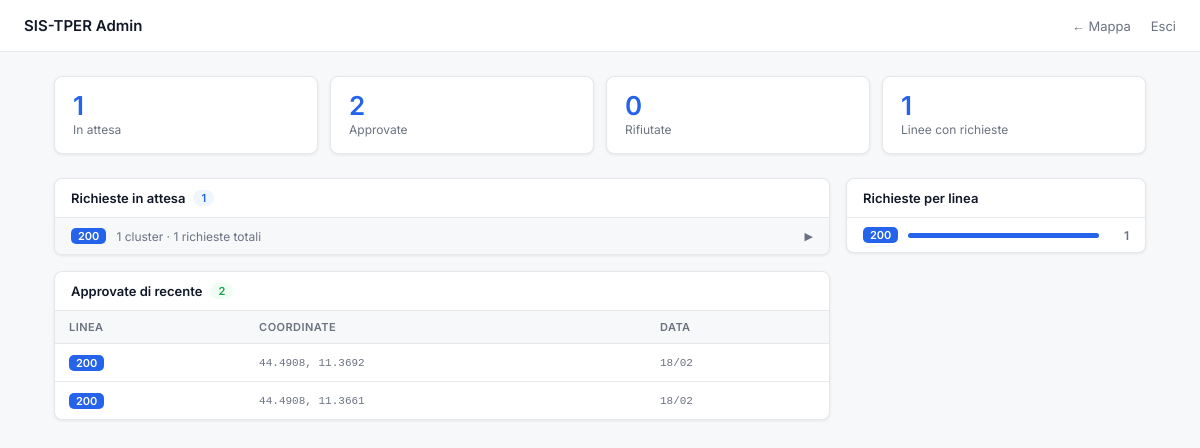
The app's page /admin/dashboard (signed in), older data.
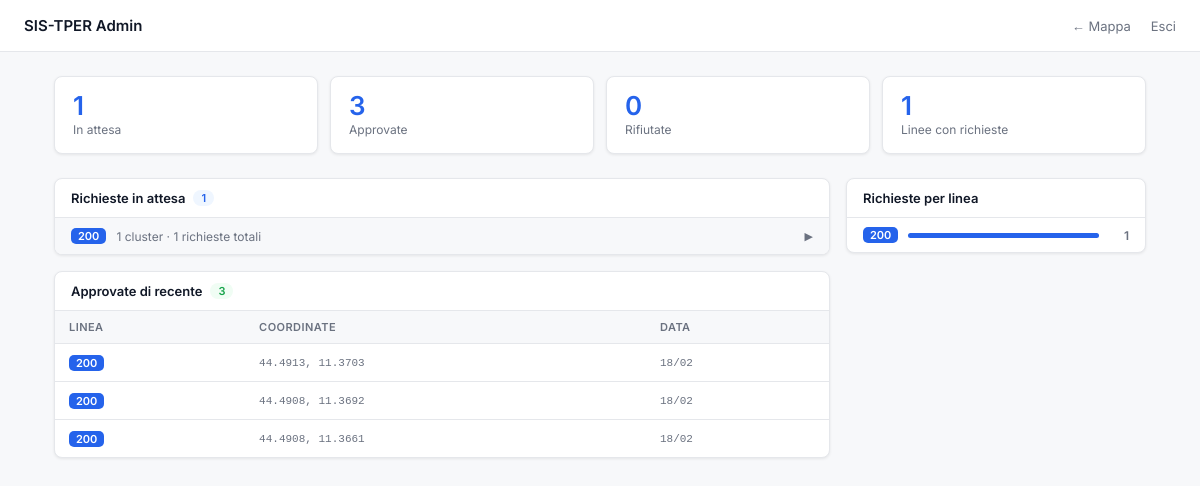
The same page, newer data.
### app/models.py (models this page shows, shortened)
class StopRequest(db.Model):
    __tablename__ = 'stop_requests'
    id         = db.Column(db.Integer, primary_key=True)
    line_code  = db.Column(db.String(20), nullable=False, index=True)
    lat        = db.Column(db.Float, nullable=False)
    lon        = db.Column(db.Float, nullable=False)
    note       = db.Column(db.String(300), nullable=True)
    status     = db.Column(db.String(20), nullable=False, default='pending')  # pending | approved | rejected
    created_at = db.Column(db.DateTime, nullable=False, default=datetime.utcnow)

### app/admin_routes.py (the view)
@admin.route('/dashboard')
def dashboard():
    if not _admin_required():
        return redirect(url_for('admin.login'))
    pending  = StopRequest.query.filter_by(status='pending').order_by(StopRequest.line_code, StopRequest.created_at).all()
    approved = StopRequest.query.filter_by(status='approved').order_by(StopRequest.created_at.desc()).limit(20).all()
    rejected = StopRequest.query.filter_by(status='rejected').order_by(StopRequest.created_at.desc()).limit(20).all()
    line_clusters = defaultdict(list)
    for r in pending:
        line_clusters[r.line_code].append(r)
    clustered = {}
    for line, reqs in line_clusters.items():
        clustered[line] = cluster_requests(reqs)
    line_stats = {line: len(reqs) for line, reqs in line_clusters.items()}
    return render_template('admin_dashboard.html',
                           pending=pending,
                           approved=approved,
                           rejected=rejected,
                           line_stats=line_stats,
                           clustered=clustered)

### app/admin_routes.py (called while the page is built)
def _admin_required():
    return session.get('is_admin', False)

### app/templates/admin_dashboard.html (shortened to what this page needs)
<!DOCTYPE html>
<html lang="it">
<head>
    <link rel="stylesheet" href="https://unpkg.com/leaflet@1.9.4/dist/leaflet.css" />
</head>
<body>
    <nav>
        <span class="brand">SIS-TPER Admin</span>
        <div>
            <a href="/">← Mappa</a>
            <a href="/admin/logout">Esci</a>
        </div>
    </nav>
    <div class="page">
        <div class="stats">
            <div class="stat">
                <div class="num">{{ pending|length }}</div>
                <div class="lbl">In attesa</div>
            </div>
            <div class="stat">
                <div class="num">{{ approved|length }}</div>
                <div class="lbl">Approvate</div>
            </div>
            <div class="stat">
                <div class="num">{{ rejected|length }}</div>
                <div class="lbl">Rifiutate</div>
            </div>
            <div class="stat">
                <div class="num">{{ line_stats|length }}</div>
                <div class="lbl">Linee con richieste</div>
            </div>
        </div>
        <div class="grid">
            <div>
                <div class="card">
                    <div class="card-header">
                        Richieste in attesa
                        <span class="pill">{{ pending|length }}</span>
                    </div>
                    {% if clustered %}
                    {% for line, clusters in clustered.items()|sort %}
                    <div class="line-group">
                        <div class="line-group-header" onclick="toggleGroup(this)">
                            <span class="tag">{{ line }}</span>
                            <span class="meta">{{ clusters|length }} cluster · {{ line_stats[line] }} richieste
                                totali</span>
                            <span class="chevron">▶</span>
                        </div>
                    </div>
                    {% endfor %}
                    {% else %}
                    <div class="empty">Nessuna richiesta in attesa</div>
                    {% endif %}
                </div>
                {% if approved %}
                <div class="card">
                    <div class="card-header">Approvate di recente <span class="pill pill-g">{{ approved|length }}</span>
                    </div>
                    <table>
                        <thead>
                            <tr>
                                <th>Linea</th>
                                <th>Coordinate</th>
                                <th>Data</th>
                            </tr>
                        </thead>
                        <tbody>
                            {% for r in approved %}
                            <tr>
                                <td><span class="tag">{{ r.line_code }}</span></td>
                                <td class="mono">{{ "%.4f"|format(r.lat) }}, {{ "%.4f"|format(r.lon) }}</td>
                                <td class="mono">{{ r.created_at.strftime('%d/%m') }}</td>
                            </tr>
                            {% endfor %}
                        </tbody>
                    </table>
                </div>
                {% endif %}
            </div>
            <div>
                <div class="card">
                    <div class="card-header">Richieste per linea</div>
                    {% if line_stats %}
                    {% set max_count = line_stats.values()|max %}
                    {% for line, count in line_stats.items()|sort(attribute='1', reverse=True) %}
                    <div class="bar-row">
                        <span class="tag">{{ line }}</span>
                        <div class="bar-wrap">
                            <div class="bar-fill" style="width:{{ (count/max_count*100)|int }}%"></div>
                        </div>
                        <span class="bar-count">{{ count }}</span>
                    </div>
                    {% endfor %}
                    {% else %}
                    <div class="empty">Nessuna richiesta</div>
                    {% endif %}
                </div>
            </div>
        </div>
    </div>
</body>
</html>

### app/templates/admin_dashboard.html (style rules this page uses)
*, *::before, *::after { box-sizing: border-box; margin: 0; padding: 0; }
:root { --bg: #f7f8fa; --surface: #fff; --border: #e5e7eb; --text: #111827; --muted: #6b7280; --accent: #2563eb; --accent-light: #eff6ff; --green: #16a34a; --green-light: #f0fdf4; --red: #dc2626; --red-light: #fef2f2; --r: 8px; --sh: 0 1px 3px rgba(0, 0, 0, .08); }
body { font-family: 'Inter', sans-serif; background: var(--bg); color: var(--text); font-size: 14px; }
nav { position: sticky; top: 0; z-index: 100; background: var(--surface); border-bottom: 1px solid var(--border); height: 52px; padding: 0 24px; display: flex; align-items: center; justify-content: space-between; }
nav .brand { font-weight: 600; font-size: 15px; }
nav a { color: var(--muted); text-decoration: none; font-size: 13px; margin-left: 16px; }
.page { max-width: 1140px; margin: 0 auto; padding: 24px; }
.stats { display: grid; grid-template-columns: repeat(4, 1fr); gap: 12px; margin-bottom: 24px; }
.stat { background: var(--surface); border: 1px solid var(--border); border-radius: var(--r); padding: 16px 18px; box-shadow: var(--sh); }
.stat .num { font-size: 26px; font-weight: 600; color: var(--accent); line-height: 1; }
.stat .lbl { color: var(--muted); font-size: 12px; margin-top: 3px; }
.grid { display: grid; grid-template-columns: 1fr 300px; gap: 16px; align-items: start; }
.card { background: var(--surface); border: 1px solid var(--border); border-radius: var(--r); box-shadow: var(--sh); overflow: hidden; margin-bottom: 16px; }
.card-header { padding: 11px 16px; border-bottom: 1px solid var(--border); font-weight: 600; font-size: 13px; display: flex; align-items: center; gap: 8px; }
.pill { background: var(--accent-light); color: var(--accent); border-radius: 20px; padding: 1px 8px; font-size: 11px; font-weight: 600; }
.pill-g { background: var(--green-light); color: var(--green); }
.line-group { border-bottom: 1px solid var(--border); }
.line-group:last-child { border-bottom: none; }
.line-group-header { display: flex; align-items: center; gap: 10px; padding: 10px 16px; cursor: pointer; user-select: none; background: var(--bg); }
.tag { display: inline-block; background: var(--accent); color: white; border-radius: 5px; padding: 1px 7px; font-size: 11px; font-weight: 600; }
.line-group-header .meta { font-size: 12px; color: var(--muted); flex: 1; }
.chevron { font-size: 11px; color: var(--muted); transition: transform .2s; }
.bar-row { display: flex; align-items: center; gap: 10px; padding: 9px 16px; border-bottom: 1px solid var(--border); }
.bar-row:last-child { border-bottom: none; }
.bar-wrap { flex: 1; background: var(--bg); border-radius: 3px; height: 5px; }
.bar-fill { background: var(--accent); height: 5px; border-radius: 3px; }
.bar-count { font-size: 12px; font-weight: 600; color: var(--muted); min-width: 20px; text-align: right; }
table { width: 100%; border-collapse: collapse; }
th { padding: 9px 14px; text-align: left; font-size: 11px; font-weight: 600; text-transform: uppercase; letter-spacing: .04em; color: var(--muted); background: var(--bg); border-bottom: 1px solid var(--border); }
td { padding: 10px 14px; border-bottom: 1px solid var(--border); font-size: 13px; }
tr:last-child td { border-bottom: none; }
.mono { font-family: monospace; font-size: 11px; color: var(--muted); }

Row changes from the older to the newer data that the page shows:
added StopRequest: line_code "200", lat "44.4913", lon "11.3703", created_at "18/02"
Text that changed along with them:
{{ approved|length }}: "2" → "3"
